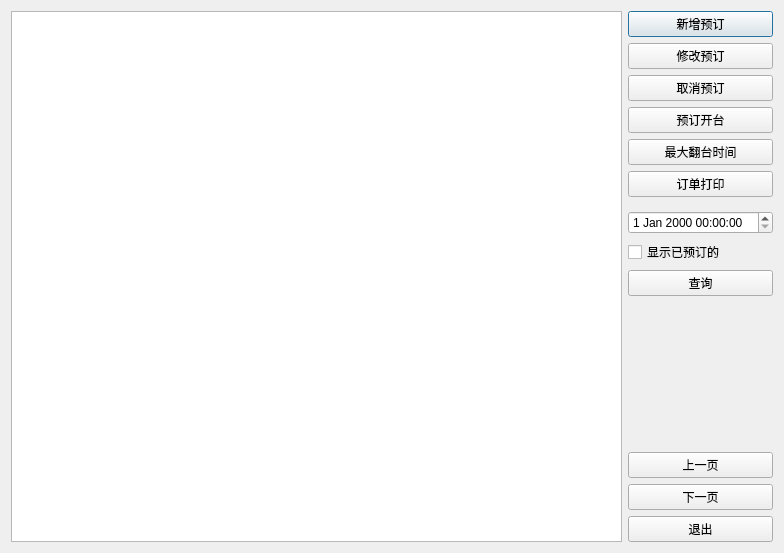
<?xml version="1.0" encoding="UTF-8"?>
<ui version="4.0">
 <class>w_scr_dish_restaurant_preorder</class>
 <widget class="QDialog" name="w_scr_dish_restaurant_preorder">
  <property name="geometry">
   <rect>
    <x>0</x>
    <y>0</y>
    <width>784</width>
    <height>553</height>
   </rect>
  </property>
  <property name="windowTitle">
   <string>Dialog</string>
  </property>
  <layout class="QHBoxLayout" name="horizontalLayout">
   <item>
    <widget class="lds_tableView" name="tableView"/>
   </item>
   <item>
    <layout class="QVBoxLayout" name="verticalLayout">
     <item>
      <widget class="lds_toolbar_button" name="pushButton_order">
       <property name="text">
        <string>新增预订</string>
       </property>
       <property name="outer_stylesheet" stdset="0">
        <string>pushbutton</string>
       </property>
      </widget>
     </item>
     <item>
      <widget class="lds_toolbar_button" name="pushButton_change">
       <property name="text">
        <string>修改预订</string>
       </property>
       <property name="outer_stylesheet" stdset="0">
        <string>pushbutton</string>
       </property>
      </widget>
     </item>
     <item>
      <widget class="lds_toolbar_button" name="pushButton_cancel">
       <property name="text">
        <string>取消预订</string>
       </property>
       <property name="outer_stylesheet" stdset="0">
        <string>pushbutton</string>
       </property>
      </widget>
     </item>
     <item>
      <widget class="lds_toolbar_button" name="pushButton_orderopentable">
       <property name="text">
        <string>预订开台</string>
       </property>
       <property name="outer_stylesheet" stdset="0">
        <string>pushbutton</string>
       </property>
      </widget>
     </item>
     <item>
      <widget class="lds_toolbar_button" name="pushButton_setting">
       <property name="text">
        <string>最大翻台时间</string>
       </property>
       <property name="outer_stylesheet" stdset="0">
        <string>pushbutton</string>
       </property>
      </widget>
     </item>
     <item>
      <widget class="lds_toolbar_button" name="pushButton_printbill">
       <property name="text">
        <string>订单打印</string>
       </property>
       <property name="outer_stylesheet" stdset="0">
        <string>pushbutton</string>
       </property>
      </widget>
     </item>
     <item>
      <widget class="QLabel" name="label">
       <property name="minimumSize">
        <size>
         <width>0</width>
         <height>2</height>
        </size>
       </property>
       <property name="maximumSize">
        <size>
         <width>16777215</width>
         <height>2</height>
        </size>
       </property>
       <property name="text">
        <string/>
       </property>
       <property name="outer_stylesheet" stdset="0">
        <string>line_div_h</string>
       </property>
      </widget>
     </item>
     <item>
      <widget class="lds_datetimeEdit" name="dateTimeEdit"/>
     </item>
     <item>
      <widget class="QCheckBox" name="checkBox_ch_state">
       <property name="text">
        <string>显示已预订的</string>
       </property>
      </widget>
     </item>
     <item>
      <widget class="lds_toolbar_button" name="pushButton_search">
       <property name="text">
        <string>查询</string>
       </property>
       <property name="outer_stylesheet" stdset="0">
        <string>pushbutton</string>
       </property>
      </widget>
     </item>
     <item>
      <spacer name="verticalSpacer">
       <property name="orientation">
        <enum>Qt::Vertical</enum>
       </property>
       <property name="sizeHint" stdset="0">
        <size>
         <width>20</width>
         <height>40</height>
        </size>
       </property>
      </spacer>
     </item>
     <item>
      <widget class="lds_toolbar_button" name="pushButton_previous">
       <property name="text">
        <string>上一页</string>
       </property>
       <property name="outer_stylesheet" stdset="0">
        <string>pushbutton</string>
       </property>
      </widget>
     </item>
     <item>
      <widget class="lds_toolbar_button" name="pushButton_next">
       <property name="text">
        <string>下一页</string>
       </property>
       <property name="outer_stylesheet" stdset="0">
        <string>pushbutton</string>
       </property>
      </widget>
     </item>
     <item>
      <widget class="lds_toolbar_button" name="pushButton_exit">
       <property name="text">
        <string>退出</string>
       </property>
       <property name="outer_stylesheet" stdset="0">
        <string>pushbutton</string>
       </property>
      </widget>
     </item>
    </layout>
   </item>
  </layout>
 </widget>
 <customwidgets>
  <customwidget>
   <class>lds_toolbar_button</class>
   <extends>QPushButton</extends>
   <header>lds_toolbar_button.h</header>
  </customwidget>
  <customwidget>
   <class>lds_datetimeEdit</class>
   <extends>QDateTimeEdit</extends>
   <header>lds_datetimeedit.h</header>
  </customwidget>
  <customwidget>
   <class>lds_tableView</class>
   <extends>QTableView</extends>
   <header>lds_tableview.h</header>
  </customwidget>
 </customwidgets>
 <resources/>
 <connections/>
</ui>
